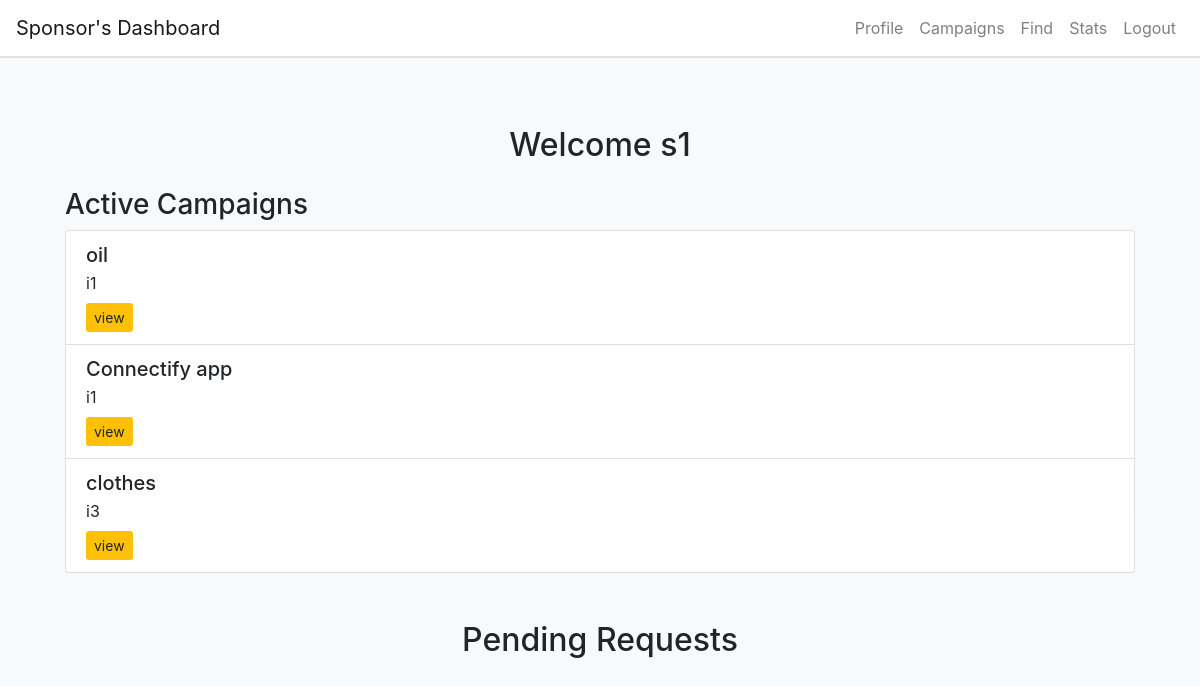
The app's page /sponsor_profile (signed in), older data.
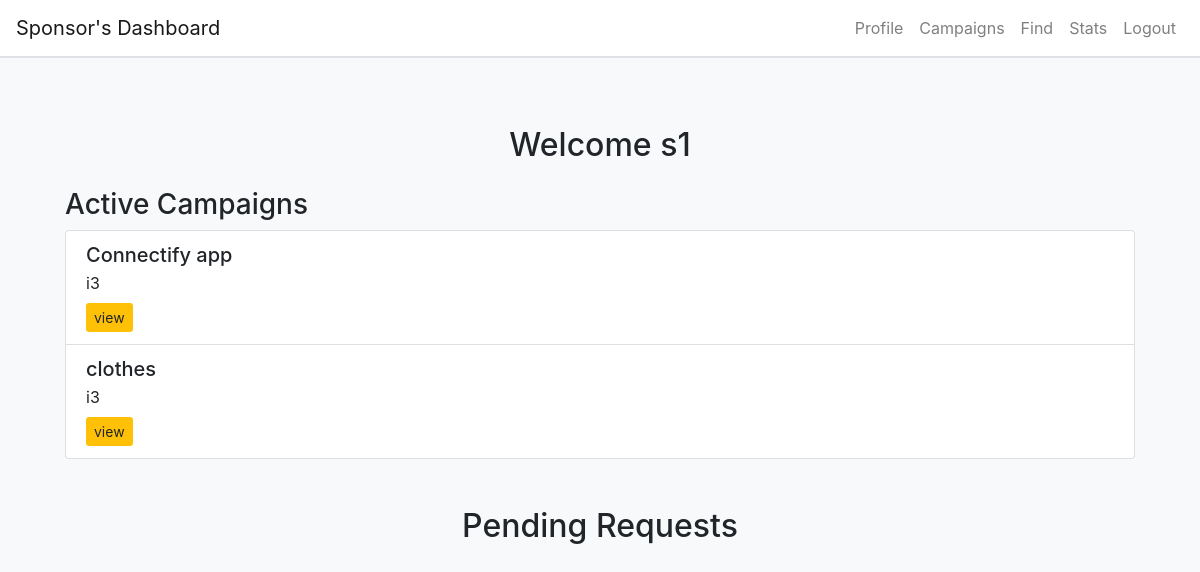
The same page, newer data.
### app.py (models this page shows)
class AdRequest(db.Model):
    id = db.Column(db.Integer, primary_key=True)
    ad_name = db.Column(db.String(100), nullable=False)
    description = db.Column(db.String(500), nullable=False)
    terms = db.Column(db.String(500), nullable=True)
    payment = db.Column(db.Float, nullable=False)
    influencer_name = db.Column(db.String(100), nullable=True)
    influencer_id = db.Column(db.Integer, db.ForeignKey('influencers.id'), nullable=True)
    campaign_id = db.Column(db.Integer, db.ForeignKey('campaign.id'), nullable=False)
    negotiation_status = db.Column(db.String(20), nullable=False, default='no negotiation')
    modified_terms = db.Column(db.Text, nullable=True)
    modified_payment = db.Column(db.Float, nullable=True)
    created_by = db.Column(db.String(20), nullable=False)
    created_at = db.Column(db.DateTime, default=datetime.utcnow)
    campaign = db.relationship('Campaign', backref='ad_requests')
    sponsor_id = db.Column(db.Integer, db.ForeignKey('sponsors.id'), nullable=False)
    status = db.Column(db.String(50), default='pending')

### app.py (the view)
@app.route('/sponsor_profile')
def sponsor_profile():
    if 'user_id' not in session or session.get('user_role') != 'sponsor':
        flash('You need to log in first.', 'warning')
        return redirect(url_for('login'))
    user_role = session.get('user_role')
    sponsor_id = session.get('user_id')
    sponsor = Sponsor.query.filter_by(user_id=sponsor_id).first()
    active_campaigns = AdRequest.query.filter_by(sponsor_id=sponsor.id, status='accepted').all()
    pending_requests = AdRequest.query.filter_by(sponsor_id=sponsor.id,created_by='influencer',status='pending').all()
    return render_template('sponsor_profile.html',sponsor=sponsor, user_role=user_role, pending_requests=pending_requests,active_campaigns=active_campaigns)

### templates/sponsor_profile.html (shortened to what this page needs)
{% extends "base.html" %} {% block title %}Sponsor Profile{% endblock %} {%
block content %}
<div class="container mt-5">
  <h2 class="text-center">Welcome {{ sponsor.user.name }}</h2>
  <div class="mt-4">
    <h3>Active Campaigns</h3>
    {% if active_campaigns %}
    <div class="list-group">
      {% for request in active_campaigns %}
      <div class="list-group-item">
        <h5 class="mb-1">{{ request.ad_name }} </h5>
        <p class="mb-1">{{ request.influencer_name }}</p>
        <div class="mt-2">
          <a
            href="{{ url_for('view_ad',source='profile',request_id=request.id) }}"
            class="btn btn-view btn-sm"
            >view</a
          >
        </div>
      </div>
      {% endfor %}
    </div>
    {% else %}
    <p>No campaigns found.</p>
    {% endif %}
  </div>
  <div class="container mt-5">
    <h2 class="text-center">Pending Requests</h2>
  </div>
</div>
</div>
{% endblock %}

Row changes from the older to the newer data that the page shows:
removed AdRequest: ad_name "oil", influencer_name "i1"
changed AdRequest "Connectify app": influencer_name "i1" → "i3"
